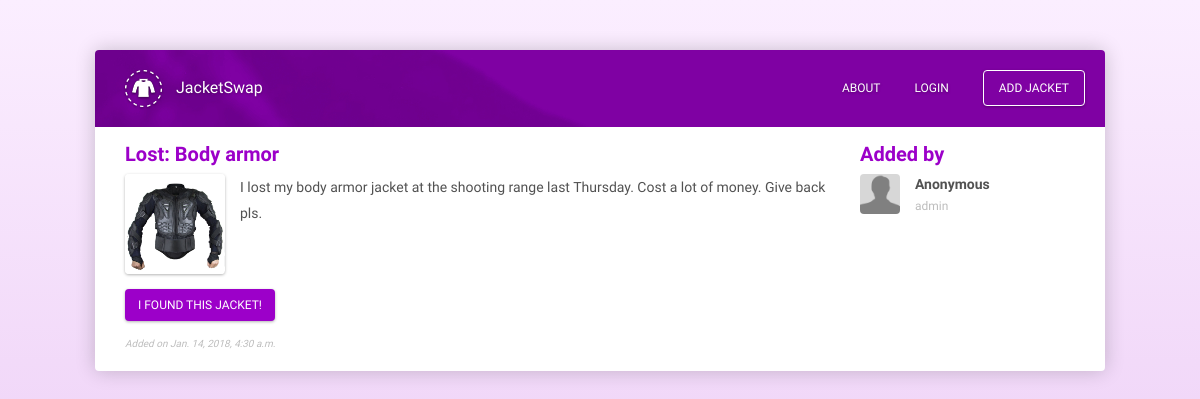
Page /jacket/8/ on the committed database.
### jacket/models.py (models this page shows, shortened)
class Jacket(models.Model):
    title = models.CharField(max_length=300)
    description = models.TextField()
    location = models.CharField(max_length=300)
    image = models.FileField(default='generic/img/series-placeholder.png')
    added_by = models.ForeignKey(User, default='1', on_delete=models.CASCADE)
    added_on = models.DateTimeField(auto_now_add=True)
    returned = models.BooleanField(default=False)
    lost_found = models.CharField(default='found', max_length=5)

### jacket/views.py (the view)
# urls.py: path('<int:pk>/', views.JacketDetails.as_view(), name='details'),
class JacketDetails(generic.DetailView):
    template_name = 'jacket/details.html'
    model = Jacket
    def get_context_data(self, **kwargs):
        context = super().get_context_data(**kwargs)
        return context

### jacketswap/templates/jacket/details.html (shortened to what this page needs)
{% extends 'generic/base.html' %}
{% load staticfiles %}
{% block content %}
    <div class="container">
        <div class="row jacket-details">
            <div class="col-lg-9 jacket-info">
                <h5>{% if object.lost_found == 'lost' %}Lost: {% else %}Found: {% endif %}{{ object.title }}</h5>
                <div class="image" style="background-image: url({{ object.image.url }})"></div>
                <div class="description">{{ object.description }}</div>
            </div>
            <div class="col-lg-3 jacket-user">
                <h5>Added by</h5>
                <div class="user-image" style="background-image: url({% static 'generic/img/user-placeholder.jpg' %})"></div>
                <span class="user-fullname">
                    {% if object.added_by.get_full_name != '' %}
                        {{ object.added_by.get_full_name }}
                    {% else %}
                        Anonymous
                    {% endif %}
                </span>
                <br>
                <span class="user-username">{{ object.added_by.username }}</span>
            </div>
            <div class="col-lg-12">
                <div class="btn button-primary">
                    {% if object.lost_found == 'lost' %}
                        I found this jacket!
                    {% else %}
                        This is my jacket!
                    {% endif %}
                </div>
            </div>
            <div class="col-lg-12 date">
                Added on {{ object.added_on }}
            </div>
        </div>
    </div>
{% endblock %}

### jacketswap/static/generic/css/variables.css (style rules this page uses)
:root { --font-color-dark: #525252; --font-color-light: #bdbdbd; --font-color-inverse: #ffffff; --seperator-color: #f0f0f0; --background-color-light: #ffffff; --accent-color: #9C00C9; }

### jacketswap/static/generic/css/base.css (style rules this page uses)
body { background: #FBEEFF; background: -webkit-linear-gradient(to bottom, #FBEEFF, #E6BFF1); background: linear-gradient(to bottom, #FBEEFF, #E6BFF1); color: var(--font-color-dark); font-family: "Quicksand", sans-serif; min-height: 100vh; }
h1, h2, h3, h4, h5, h6 { color: var(--accent-color); font-weight: 700; }
.button-primary { background-color: var(--accent-color); border-radius: 4px; box-shadow: 0 1px 3px rgba(0, 0, 0, 0.3); color: var(--font-color-inverse); cursor: pointer; font-size: 12px; text-transform: uppercase; }
.jacket-details .image { background-position: center; background-size: cover; border-radius: 4px; box-shadow: 0 1px 3px rgba(0, 0, 0, 0.3); float: left; height: 100px; margin-right: 15px; transition: box-shadow 0.2s ease; width: 100px; }
.jacket-details .description { display: inline; font-size: 14px; line-height: 26px; }
.jacket-details .date { color: var(--font-color-light); font-size: 10px; font-style: italic; margin-top: 15px; }
.jacket-details .user-image { border-radius: 4px; background-position: center; background-size: cover; float: left; height: 40px; margin-right: 15px; width: 40px; }
.jacket-details .jacket-info { margin-bottom: 15px; }
.jacket-details .jacket-user { font-size: 14px; }
.jacket-details .user-fullname { font-weight: 700; }
.jacket-details .user-username { color: var(--font-color-light); font-size: 12px; }
.jacket-details .button-primary { margin-top: 15px; }
@media (min-width: 992px) { .jacket-details .button-primary { margin-top: 0; } }

### rows in the picture
Jacket: title "Body armor", image (picture), description "I lost my body armor jacket at the shooting range last Thursday. Cost a lot of money. Give back pls.", added_by.username "admin", added_on "Jan. 14, 2018, 4:30 a.m."
